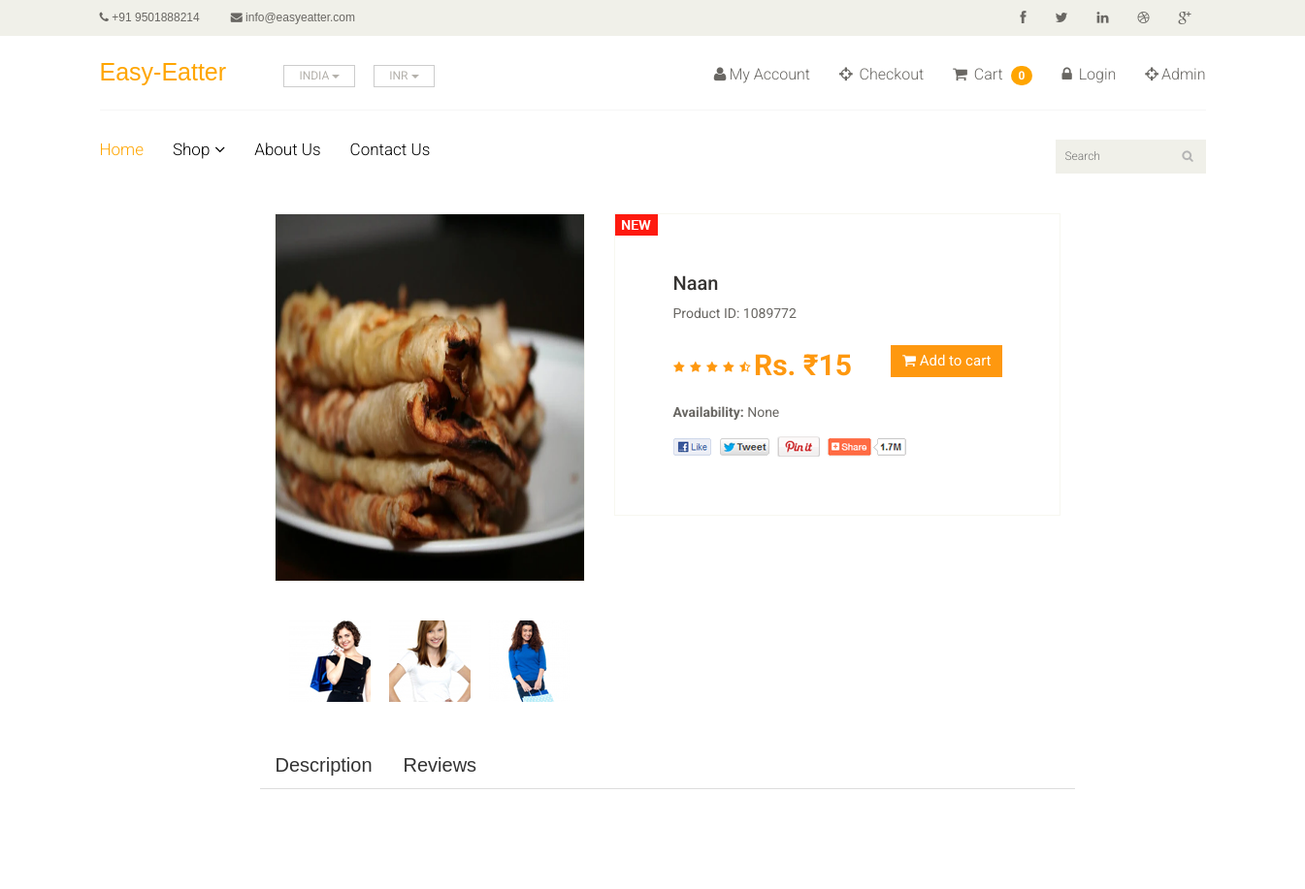
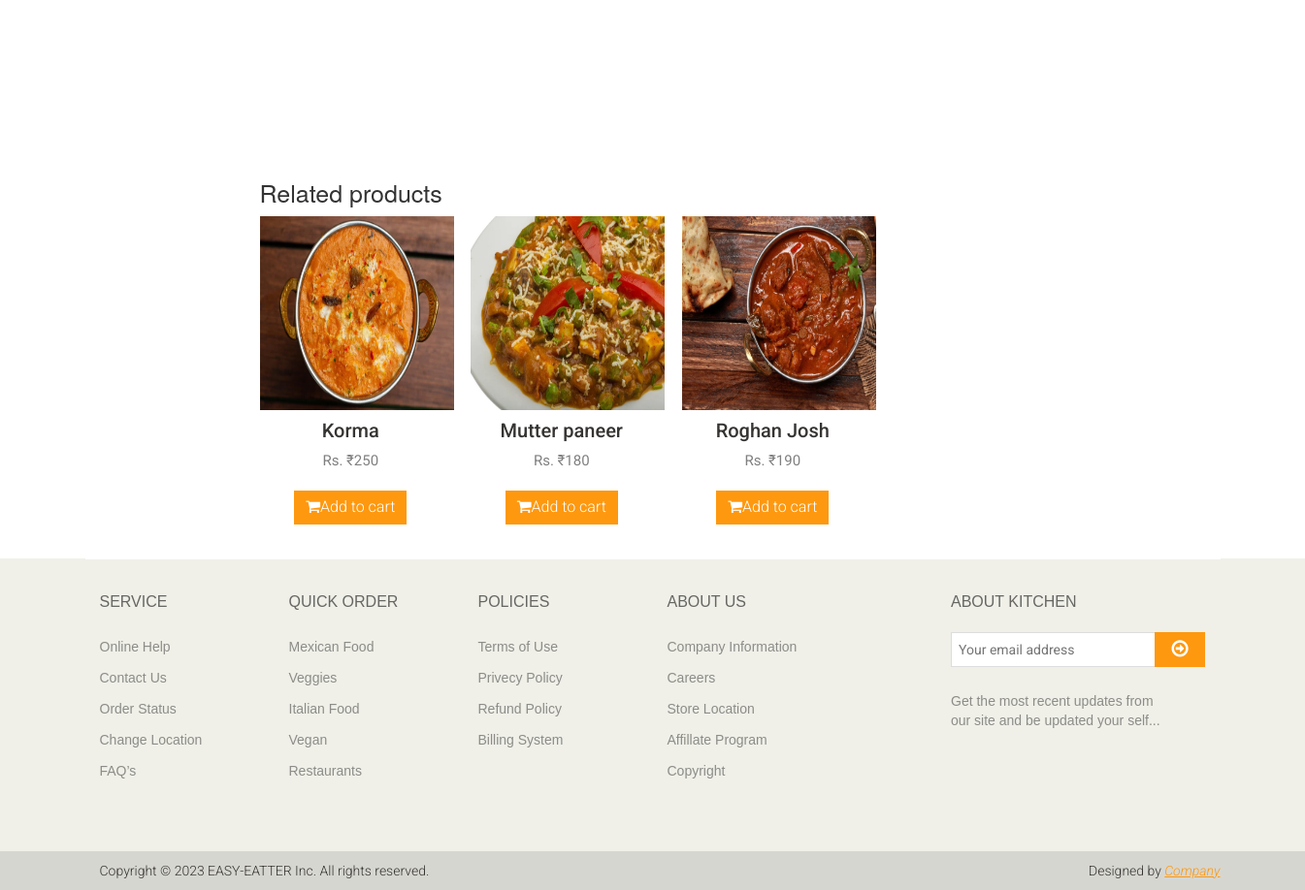
The page /product/7 on the database its author committed (2 pictures, top to bottom).
### app/models.py (models this page shows, shortened)
class Products(models.Model):
    Availability = (('Item is available','Item is available'),('Item is not available','Item is not available'))
    category = models.ForeignKey(Category,on_delete=models.CASCADE,null=True,blank=True)
    sub_category = models.ForeignKey(Sub_Category,on_delete=models.CASCADE,null=True,blank=True)
    name = models.CharField(max_length=100)
    image = models.ImageField(upload_to='cloud/pimg')
    price = models.IntegerField()
    Availability = models.CharField(choices=Availability,null=True,max_length=100)
    date = models.DateField(auto_now_add=True)
    detail_description = models.TextField(blank=True, null=True, verbose_name="Detail Description")

### ck1/views.py (the view)
# urls.py: path('product/<str:id>',views.Product_Detail,name = 'product_detail'),
def Product_Detail(request,id):
    products = Products.objects.filter(id = id).first()
    related_products = Products.objects.exclude(id=products.id).filter(category=products.category)
    context = {
               'products' : products,
               'related_products': related_products,
    }
    return render(request,'product_detail.html',context)

### templates/product_detail.html (shortened to what this page needs)
{% extends 'master.html' %}
{% block body %}
<section>
    <div class="container" style="position: relative; left: 150px;">
        <div class="row">
            <div class="col-sm-3">
                </div>
            </div>
            <div class="col-sm-9 padding-right">
                <div class="product-details">
                    <div class="col-sm-5">
                        <div class="view-product">
                            <img src="/{{products.image}}" alt="" />
                        </div>
                        <div id="similar-product" class="carousel slide" data-ride="carousel">
                                <div class="carousel-inner">
                                    <div class="item active">
                                      <a href=""><img src="images/product-details/similar1.jpg" alt=""></a>
                                      <a href=""><img src="images/product-details/similar2.jpg" alt=""></a>
                                      <a href=""><img src="images/product-details/similar3.jpg" alt=""></a>
                                    </div>
                                </div>
                        </div>
                    </div>
                    <div class="col-sm-7">
                        <div class="product-information">
                            <img src="images/product-details/new.jpg" class="newarrival" alt=""/>
                            <h2>{{products.name}}</h2>
                            <p>Product ID: 1089772</p>
                            <img src="images/product-details/rating.png" alt="" />
                            <span>
                                <span>Rs. ₹{{products.price}}</span>
                               <a href="{% url 'cart_add' products.id %}" type="submit" class="btn btn-fefault cart">
                                    <i class="fa fa-shopping-cart"></i>
                                    Add to cart
                               </a>
                            </span>
                            <p><b>Availability:</b> {{products.Availability}}</p>
                            <a href=""><img src="images/product-details/share.png" class="share img-responsive"  alt="" /></a>
                        </div>
                    </div>
                </div>
                <ul class="nav nav-tabs" id="myTab" role="tablist">
                    <li class="nav-item"><a class="nav-link active" id="description-tab" data-toggle="tab" href="#description" role="tab" aria-controls="description" aria-selected="true" style="font-size: 20px; font-family: Arial, Helvetica, sans-serif; color: #333333;">Description</a></li>
                    <li class="nav-item"><a class="nav-link" id="reviews-tab"  data-toggle="tab" href="#reviews" role="tab" aria-controls="reviews" aria-selected="false" style="font-size: 20px;font-family: Arial, Helvetica, sans-serif; color: #333333;">Reviews</a></li>
                  </ul>
                  <div class="tab-content mb-5" id="myTabContent">
                  </div><br><br><br><br>
                  <h2 class="h5 text-uppercase mb-4" style="font-size: 25px; font-style: bold;">Related products</h2>
                  <div class="row">
                    {% if related_products %}
                      {% for rp in related_products %}
                        <div class="col-lg-3 col-sm-6">
                          <div class="product text-center skel-loader">
                            <div class="d-block mb-3 position-relative">
                              <a class="d-block" href="">
                                {% if rp.image %}
                                  <img class="img-fluid w-100" src="{{rp.image.url}}" alt="{{rp.title}}" width="200px" height="200px">
                                {% else %}
                                <img class="img-fluid w-100" src="" alt="{{rp.title}}">
                                {% endif %}
                              </a>
                              <div class="product-overlay">
                                <ul class="mb-0 list-inline">
                                 <a href="{% url 'cart_add' products.id %}" class="btn btn-default get"  style="position: relative; top: 260px; right: 15px;" type="button"><li class="fa fa-shopping-cart"></li>Add to cart</a>
                                </ul>
                              </div>
                            </div>
                            <h6> <a class="reset-anchor" href="" style="color: #363432; font-size: 20px;">{{rp.name}}</a></h6>
                            <p class="small text-muted" style="font-size: 15px; color: grey;">Rs. ₹{{rp.price}}</p>
                          </div>
                        </div>
                      {% endfor %}
                    {% endif %}
                  </div>
            </div>
        </div>
    </div><br><br><br><br>
</section>
{% endblock %}

### static/css/main.css (style rules this page uses)
body { font-family: 'Roboto', sans-serif; background:; position: relative; font-weight:400px; }
ul li { list-style: none; }
a { -webkit-transition: 300ms; -moz-transition: 300ms; -o-transition: 300ms; transition: 300ms; }
h1, h2, h3, h4, h5, h6 { font-family: 'Roboto', sans-serif; }
.item { padding-left: 100px; }
.get { background: #FE980F; border: 0 none; border-radius: 0; color: #FFFFFF; font-family: 'Roboto', sans-serif; font-size: 16px; font-weight: 300; margin-top: 23px; }
.padding-right { padding-right: 0; }
.product-overlay { background:#FE980F; top: 0; display: none; height: 0; position: absolute; transition: height 500ms ease 0s; width: 100%; display: block; opacity:; }
.nav-tabs li a { border: 1px solid rgba(0, 0, 0, 0); border-radius: 4px 4px 0 0; line-height: 1.42857; margin-right:0; }
.product-details { overflow:hidden; }
#similar-product { margin-top: 40px; }
.product-details { margin-bottom: 40px; overflow: hidden; margin-top: 10px; }
.view-product { position: relative; }
.view-product img { border: 1px solid #F7F7F0; height: 380px; width: 100%; }
#similar-product .carousel-inner .item { padding-left:0px; }
#similar-product .carousel-inner .item img { display: inline-block; margin-left: 15px; }
.product-information { border: 1px solid #F7F7F0; overflow: hidden; padding-bottom: 60px; padding-left: 60px; padding-top: 60px; position: relative; }
.newarrival { position:absolute; top:0; left:0 }
.product-information h2 { color: #363432; font-family: 'Roboto', sans-serif; font-size: 20px; margin-top: 0; }
.product-information p { color: #696763; font-family: 'Roboto', sans-serif; margin-bottom: 5px; }
.product-information span { display: inline-block; margin-bottom: 8px; margin-top: 18px; }
.product-information span span { color: #FE980F; float: left; font-family: 'Roboto', sans-serif; font-size: 30px; font-weight: 700; margin-right: 20px; margin-top: 0px; }
.share { margin-top: 15px; }
.cart { background: #FE980F; border: 0 none; border-radius: 0; color: #FFFFFF; font-family: 'Roboto', sans-serif; font-size: 15px; margin-bottom: 10px; margin-left: 20px; }

### templates/product_detail.html (style rules this page uses)
* { margin: 0; padding: 0; }

### rows shown on the page
Products: image (picture), name "Naan", price "15", Availability "None"
Products: image (picture), name "Korma", price "250"
Products: image (picture), name "Mutter paneer", price "180"
Products: image (picture), name "Roghan Josh", price "190"

### other values the page prints
{{ request.session.cart|length }} "0"
